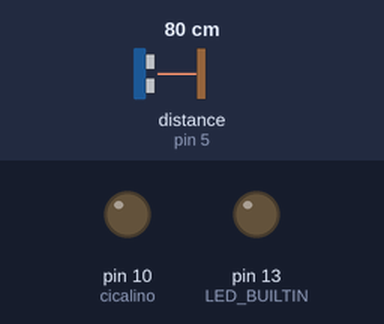
Simulated run of this sketch. Board: Arduino Uno, built with avr-gcc and run on an emulated ATmega328P. Shown: output pins drawn as LEDs (lit = HIGH). Wiring (inferred from the names in the program): ultrasonic range finder: trigger pin 4; echo pin 5. Dashed ring = blinking. The inputs (shaded band) are chosen by the test bench; at power-on: distance to the obstacle (sensor on pin 5) 80 cm. The echo pulse lasts 58.3 µs per cm; pins used as bus, display or sensor lines are not drawn.

Above: at 0.6 s.
At 1.3 s:
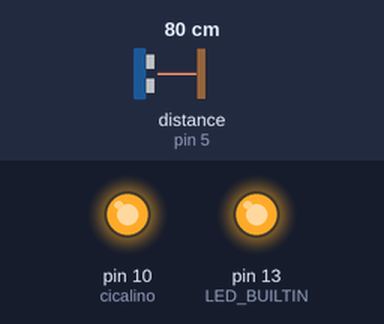
1.4 s: distance to the obstacle (sensor on pin 5) set to 4 cm
4.9 s: distance to the obstacle (sensor on pin 5) set to 2 cm
At 5.3 s:
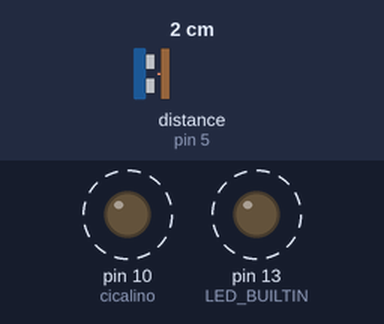
Timing chart, 0 to 12.9 s (numbered marks = the images above; inputs shaded):
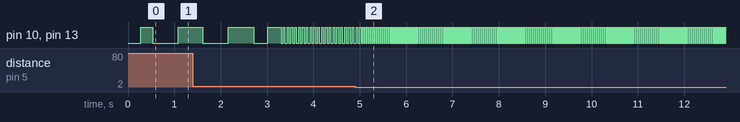

Measured:
- after the input at 4.9 s, pin 10 (cicalino), pin 13 (LED_BUILTIN): alternates HIGH for 0.02 s and LOW for 0.03 s, starting after 0.19 s

The sketch:

esp_primaD.ino
```cpp
// VERSIONE VECCHIA con solo un sensore a ultrasuoni e senza Seriale

// ESPERIMENTO DI CINEMATICA:
// LEGGE ORARIA DI UN CORPO IN MOTO, in tempo reale
//
// Materiale: microcontrollore con cavo USB,
//            un sensore a ultrasuoni
//            breadboard
//            cicalino
//            LED

#define vccPin 3
#define trigPin 4
#define echoPin 5
#define gndPin 6

#define vccPinBIS 9
#define cicalino 10   // PWM
#define gndPinBIS 11


long duration = 0;  // duration in microsecondi
float distance = 0; // distance in cm

int const fsize = 3;
int fil [fsize];
int i=0;
float avg = 0.0;

int frequenza = 0;


void setup() {
  Serial.begin(9600);

  pinMode(vccPin, OUTPUT);
  digitalWrite(vccPin, HIGH);
  pinMode(trigPin, OUTPUT);
  pinMode(echoPin, INPUT);
  pinMode(gndPin, OUTPUT);
  digitalWrite(gndPin, LOW);

  pinMode(vccPinBIS, OUTPUT);
  digitalWrite(vccPinBIS, HIGH);
  pinMode(gndPinBIS, OUTPUT);
  digitalWrite(gndPinBIS, LOW);

  pinMode(LED_BUILTIN, OUTPUT);

  pinMode(cicalino, OUTPUT);
}


void loop(){
  digitalWrite(trigPin, LOW);
  delayMicroseconds(5);
  digitalWrite(trigPin, HIGH);
  delayMicroseconds(10);
  digitalWrite(trigPin, LOW);
  duration = pulseIn(echoPin, HIGH, 20000);
  //if(duration == 0){
    //pinMode(echoPin, OUTPUT);
    //digitalWrite(echoPin, LOW);
    //delayMicroseconds(200);
    //pinMode(echoPin, INPUT);
  //}

  fil[i] = duration;
  if(i < (fsize-1)) i++;
  else i = 0;
  avg = 0;
  for(int j=0; j<fsize; j++){
    avg += (float)fil[j];
  }
  avg = avg / (float)(fsize);

  distance = avg/2.0 * 0.0343; // calcolo con velocità del suono

  if((distance <= 1000)&&(distance > 0)){
    //Serial.println(distance);
    delay(distance*10);
    digitalWrite(cicalino, HIGH);
    digitalWrite(LED_BUILTIN, HIGH);
    delay(distance*10);
  }
  digitalWrite(cicalino, LOW);
  digitalWrite(LED_BUILTIN, LOW);
  delay(10);
}


// Fonte per filtro Aliverti https://www.youtube.com/watch?v=cnQSCPUgiA4
// Fonte per cicalino https://www.progettiarduino.com/arduino-sensore-parcheggio-con-hc-sr04.html#google_vignette
```
